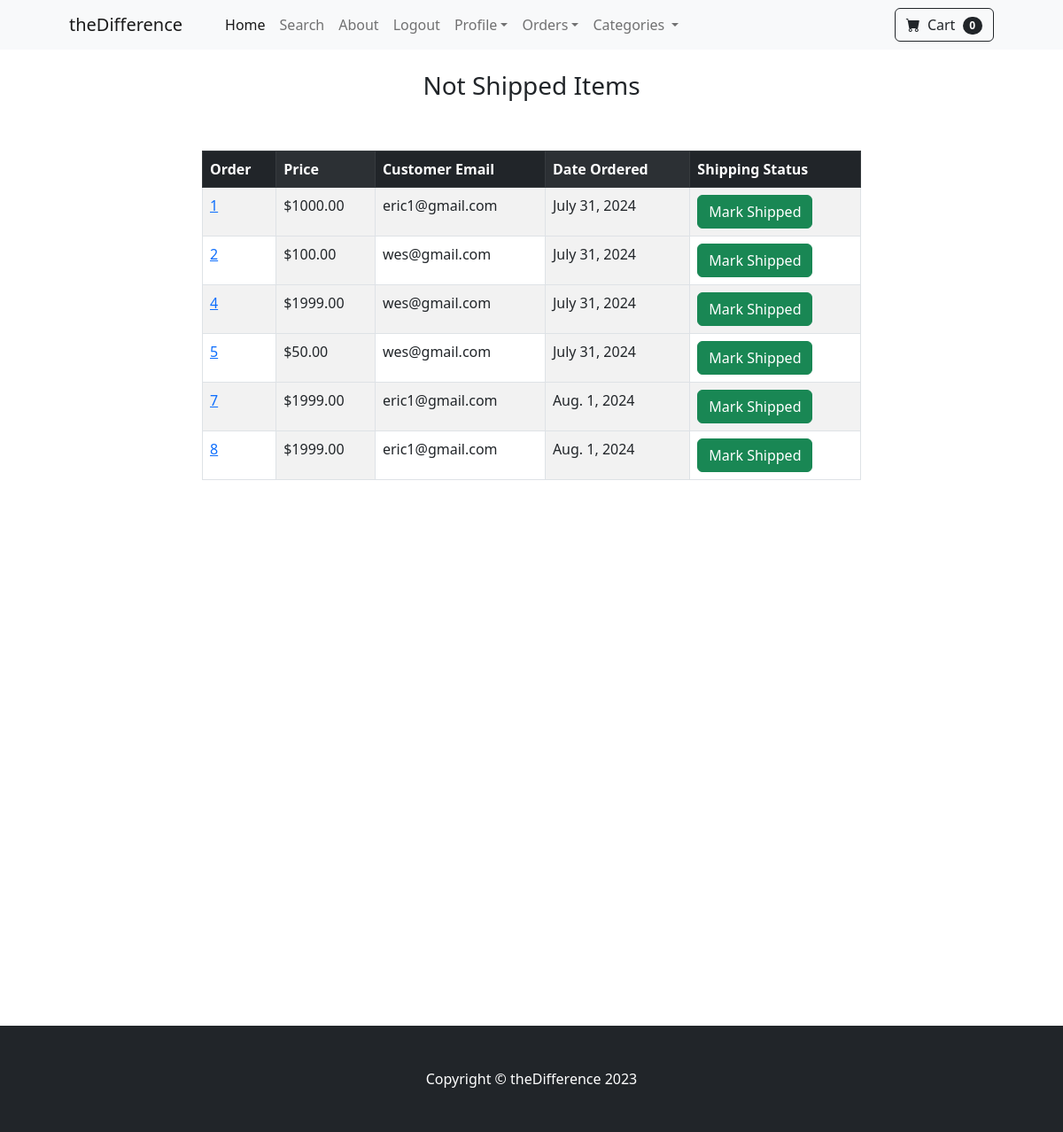
Page /payment/not_shipped_dash (signed in) on the committed database.
### payment/models.py (models this page shows, shortened)
class Order(models.Model):
    user = models.ForeignKey(User, on_delete=models.CASCADE, null=True, blank=True)
    full_name = models.CharField(max_length=255)
    email = models.EmailField(max_length=255)
    shipping_address = models.TextField(max_length=15000)
    amount_paid = models.DecimalField(max_digits=7, decimal_places=2)
    date_ordered = models.DateField(auto_now_add=True)
    shipped = models.BooleanField(default=False)
    date_shipped = models.DateTimeField(blank=True, null=True)

### payment/views.py (the view, shortened to what this page needs)
# urls.py: path("not_shipped_dash", views.not_shipped_dash, name="not_shipped_dash"),
def not_shipped_dash(request):
    if request.user.is_authenticated and request.user.is_superuser:
        orders = Order.objects.filter(shipped=False)
        return render(
            request,
            "payment/not_shipped_dash.html",
            {"orders": orders},
        )
    else:
        messages.success(request, "Access Denied!")
        return redirect("home")

### cart/cart.py (called while the page is built)
    def __len__(self):
        return len(self.cart)

### cart/context_processors.py (called while the page is built)
def cart(request):
    return{'cart':Cart(request)}

### store/context_processors.py (called while the page is built)
def categories_processor(request):
    categories = Category.objects.all()
    return {"categories": categories}

### payment/templates/payment/not_shipped_dash.html (shortened to what this page needs)
{% extends 'base.html' %} {% block content %}
<br/>
<div class="container">
  <div class="row">
    <center>
      <div class="col-8">
       <h3>Not Shipped Items</h3>
       <br/><br/>
       <table class="table table-striped table-striped-columns table-hover table-bordered" >
        <thead class="table-dark">
          <tr>
            <th scope="col">Order</th>
            <th scope="col">Price</th>
            <th scope="col">Customer Email</th>
            <th scope="col">Date Ordered</th>
            <th scope="col">Shipping Status</th>
          </tr>
        </thead>
        <tbody>
{% for item in orders  %}
          <tr>
            <td><a href="{% url 'orders' item.id %}">{{item.id}}</a></td>
            <td>${{item.amount_paid}}</td>
            <td>{{ item.email }}</td>
            <td>{{ item.date_ordered }}</td>
            <td>
<form method="POST">
  <button type="submit" class="btn btn-success btn-small">Mark Shipped</button>
</form>
            </td>
          </tr>
 {% endfor %}
        </tbody>
      </table>
      </div>
    </center>
  </div>
</div>
<br/><br/><br/><br/><br/><br/><br/><br/><br/><br/><br/><br/><br/><br/><br/><br/><br/><br/><br/><br/><br/><br/><br/><br/><br/>
{% endblock %}

### rows in the picture
Order: id "1", amount_paid "1000.00", email "eric1@gmail.com", date_ordered "July 31, 2024"
Order: id "2", amount_paid "100.00", email "wes@gmail.com", date_ordered "July 31, 2024"
Order: id "4", amount_paid "1999.00", email "wes@gmail.com", date_ordered "July 31, 2024"
Order: id "5", amount_paid "50.00", email "wes@gmail.com", date_ordered "July 31, 2024"
Order: id "7", amount_paid "1999.00", email "eric1@gmail.com", date_ordered "Aug. 1, 2024"
Order: id "8", amount_paid "1999.00", email "eric1@gmail.com", date_ordered "Aug. 1, 2024"

### other values in the picture
{{ cart|length }} "0"
